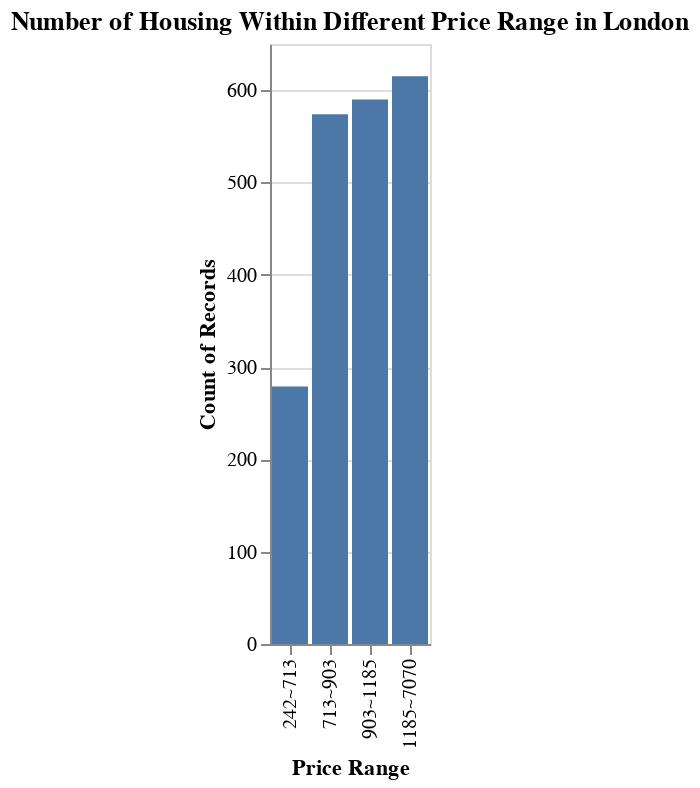

Notebook cell for this chart:
### Code cell
alt.Chart(df2).mark_bar().encode(
    x= alt.X("Price Range",sort = ['242~713','713~903','903~1185','1185~7070']),
    y= "count()",
    tooltip = ["count()"]
).interactive().properties(
    title = 'Number of Housing Within Different Price Range in London'
)

### Figure 1 — Vega-Lite specification as saved in the notebook (floating-point values rounded to 4 significant figures; data arrays with more than 128 entries replaced by an {"elided": "..."} marker saying what was removed)
{"config": {"view": {"continuousWidth": 400, "continuousHeight": 300}}, "data": {"name": "data-ba0aaa12f5e50c332fbdf74cf46b4adc"}, "mark": "bar", "encoding": {"tooltip": [{"aggregate": "count", "type": "quantitative"}], "x": {"field": "Price Range", "sort": ["242~713", "713~903", "903~1185", "1185~7070"], "type": "nominal"}, "y": {"aggregate": "count", "type": "quantitative"}}, "selection": {"selector002": {"type": "interval", "bind": "scales", "encodings": ["x", "y"]}}, "title": "Number of Housing Within Different Price Range in London", "$schema": "https://vega.github.io/schema/vega-lite/v4.17.0.json", "datasets": {"data-ba0aaa12f5e50c332fbdf74cf46b4adc": {"elided": "2058 records"}}}
